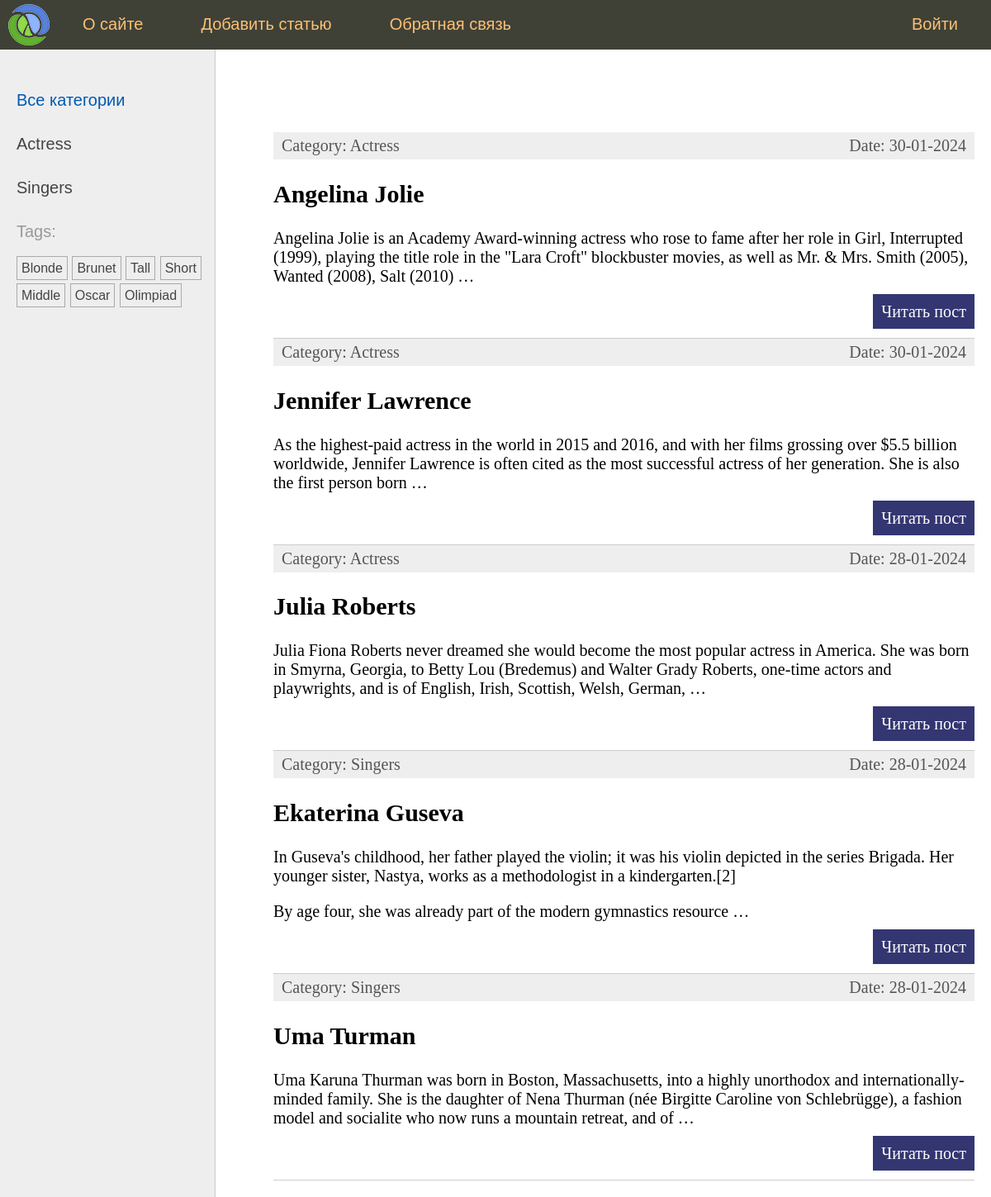
The app's page /, older data.
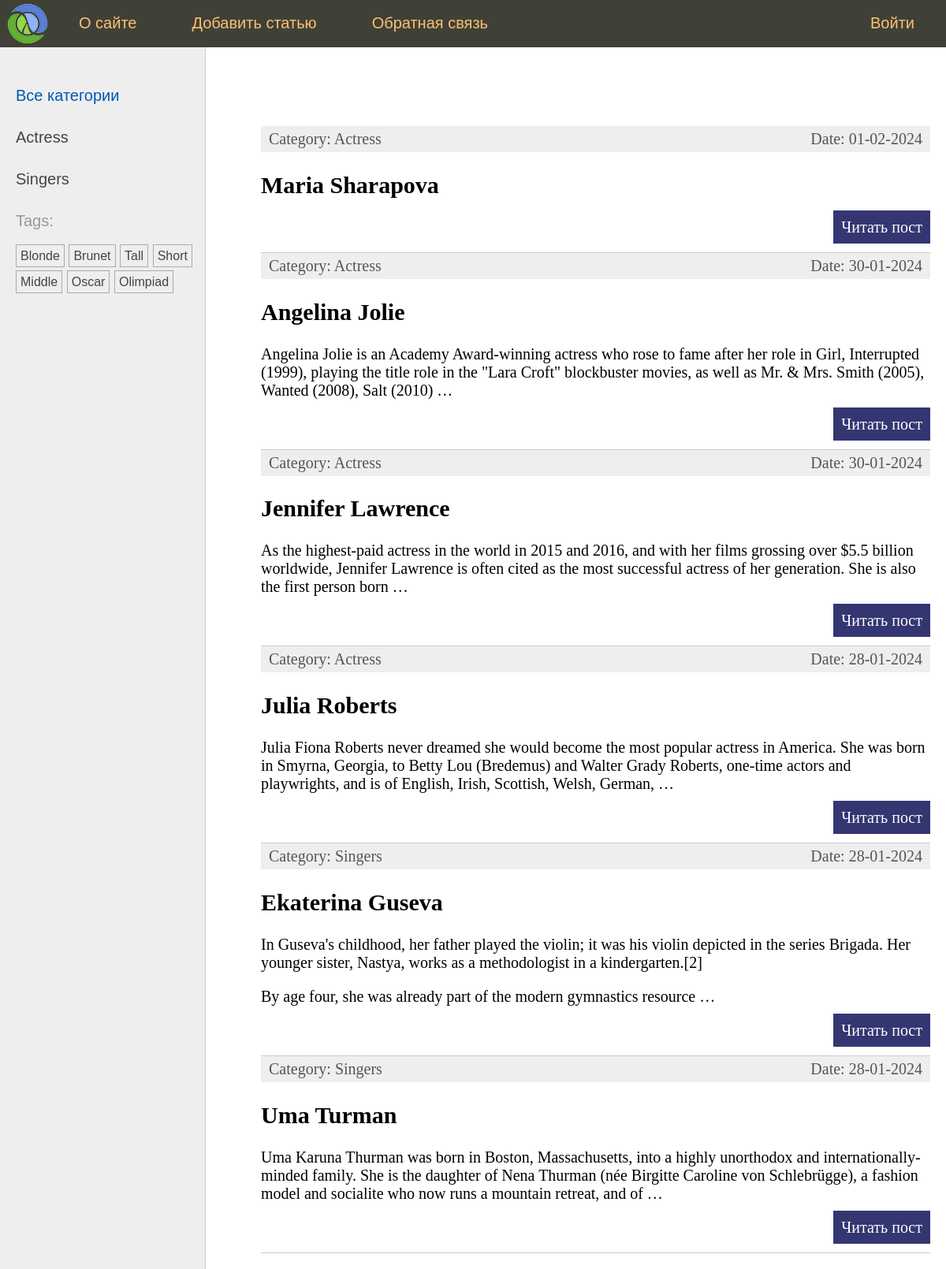
The same page, newer data.
### women/models.py (models this page shows, shortened)
class Category(models.Model):
    name = models.CharField(max_length=100, db_index = True)
    slug = models.SlugField(max_length=255, unique=True, db_index = True)
    class Meta:
        verbose_name = 'Category'
        verbose_name_plural = 'Categories'

class TagPost(models.Model):
    tag = models.CharField(max_length=100, db_index=True)
    slug = models.SlugField(max_length=255, db_index = True,unique=True)

class Women(models.Model):
    class Status(models.IntegerChoices):
        DRAFT = 0, 'Not Published'
        PUBLISHED = 1, 'Published'
    title = models.CharField(max_length=255)
    slug = models.SlugField(max_length=255, unique=True, db_index=True,validators=[MinLengthValidator(5), MaxLengthValidator(100)])
    photo = models.ImageField(upload_to='photos/%Y/%m/%d/', blank=True, default=None, null=True,verbose_name='Profile Photo')
    content = models.TextField(blank=True)
    time_create = models.DateField(auto_now_add=True)
    time_update = models.DateField(auto_now=True)
    is_published = models.BooleanField(choices = tuple(map(lambda x: (bool(x[0]),x[1]), Status.choices)), default=Status.PUBLISHED)
    cat = models.ForeignKey('Category', on_delete = models.PROTECT, related_name='posts',verbose_name="Category")
    tags = models.ManyToManyField('TagPost', related_name="tags",blank=True)
    husband = models.OneToOneField('Husband', on_delete=models.SET_NULL, null = True, blank = True,related_name='wuman')
    objects = models.Manager()
    published = PublishedManager()
    class Meta:
        verbose_name = 'famous women'
        verbose_name_plural = 'famous women'
        ordering = ['-time_create']
        indexes = [
            models.Index(fields=['-time_create'])
        ]
    def get_absolute_url(self):
        return reverse("post", kwargs={"post_slug": self.slug})

### women/views.py (the view)
# urls.py: path('', views.WomenHome.as_view(), name='home'),
class WomenHome(DataMixin,ListView):
    model = Women
    template_name = 'women/index.html'
    context_object_name = 'posts'
    title_page ='Главная страница'
    cats_selected = 0
    def get_queryset(self):
        return Women.published.all().select_related('cat')

### women/models.py (called while the page is built)
    def get_queryset(self) -> QuerySet:
        return super().get_queryset().filter(is_published=Women.Status.PUBLISHED)

### women/templatetags/women_tags.py (called while the page is built)
@register.inclusion_tag('women/list_categories.html')
def show_categories(cats_selected=0):
    cats = Category.objects.all()
    return {'cats':cats,'cats_selected':cats_selected}

@register.inclusion_tag('women/list_tags.html')
def show_all_tags():
    return {'tags':TagPost.objects.all()}

### women/templates/women/index.html (shortened to what this page needs)
{% extends 'base.html' %}
{% block content %}
<ul class="list-articles">
	{% for p in posts %}
			<li>
				<div class="article-panel">
					<p class="first">Category: {{p.cat.name}}</p>
					<p class="last">Date: {{ p.time_update|date:"d-m-Y"}}</p>
					</div>
				<h2>{{p.title}}</h2>
    {% autoescape off %}
	{{p.content|linebreaks|truncatewords:40}}
    {% endautoescape %}
			<p class="link-read-post"><a href="{{p.get_absolute_url}}">Читать пост</a></p>
			</li>
	{% endfor %}
</ul>
{% endblock %}

### women/templates/women/list_categories.html
{% for cat in cats %}
{% if cat.id == cat_selected %}
    <li class="selected">{{cat.name}}</li>
{% else %}
    <li><a href="{% url "category" cat.slug %}">{{cat.name}}</a></li>
{% endif %}
{% endfor %}

### women/templates/women/list_tags.html
{% if tags %}
<p>Tags:</p>
<ul class="tags-list">
    {% for tag in tags %}
    <li><a href="{% url "tag" tag.slug %}">{{tag.tag}}</a></li>
    {% endfor %}
</ul>
{% endif %}

Row changes from the older to the newer data that the page shows:
added Women: cat.name "Actress", time_update "01-02-2024", title "Maria Sharapova"
